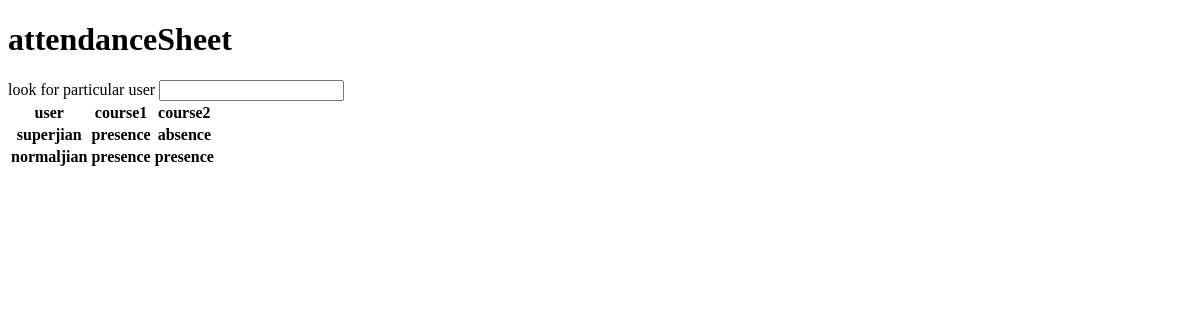
The page /collaAdmin/userAttendance/ on the database as committed earlier.
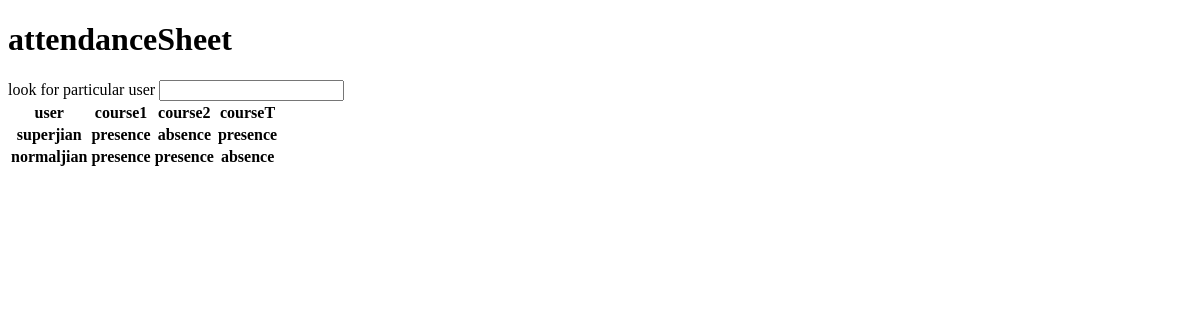
The same page on the database as committed later.
### attendanceSheet/models.py (models this page shows, shortened)
class date_course(models.Model):
    date = models.CharField(max_length=11,default='')
    course_name = models.CharField(max_length=50,default='course0')
    memo = models.TextField(default='')

### attendanceSheet/views.py (the view)
def userAttendance_views(request):
    if request.method=='POST':
        return HttpResponse('fuck my life')
    else:
        userLst=User.objects.all()
        courseLst=date_course.objects.all()
        atdDict=dict()
        for user in userLst:
            atdDict[user.username]=[]
            for course in courseLst:
                atdDict[user.username].append(user.attendanceSheet.order_by('-id').get(course=course).status())
    return render(request,'userAtd_tepl.html',locals())

### attendanceSheet/models.py (called while the page is built)
    def status(self):
        if self.presence:
            return 'presence'
        elif self.absence:
            return 'absence'
        elif self.late:
            return 'late'
        elif self.personal_leave:
            return 'personal leave'
        else:
            return 'fuck you'

### attendanceSheet/templates/userAtd_tepl.html (shortened to what this page needs)
{% extends 'baseLayout.html' %}
{% block someFcn %}
    <h1>attendanceSheet</h1>
    <form id='search-by-user' action='' method='post'>
        <label for='targetUser'> look for particular user </label>
        <input type=text name='targetUser' id='targetUser'>
    </form>
    <table>
        <tr>
            <th>user</th>
            {% for course in courseLst %}
            <th>{{course.course_name}}</th>
            {% endfor %}
        </tr>
        {% for key,value in atdDict.items %}
        <tr>
            <th>{{key}}</th>
            {% for status in value%}
            <th>{{status}}</th>
            {% endfor %}
        </tr>
        {% endfor %}
    </table>
{% endblock %}

### templates/baseLayout.html (shortened to what this page needs)
<!DOCTYPE html>
<html lang="zh">
{% load  staticfiles %}
<head>
</head>
<body>
    {% block someFcn %}
    {% endblock %}
</body>
</html>

Rows that differ between the two databases and show on the page:
added date_course: course_name "courseT"
Other text that changed with them:
new list line: "presence"
new list line: "absence"
